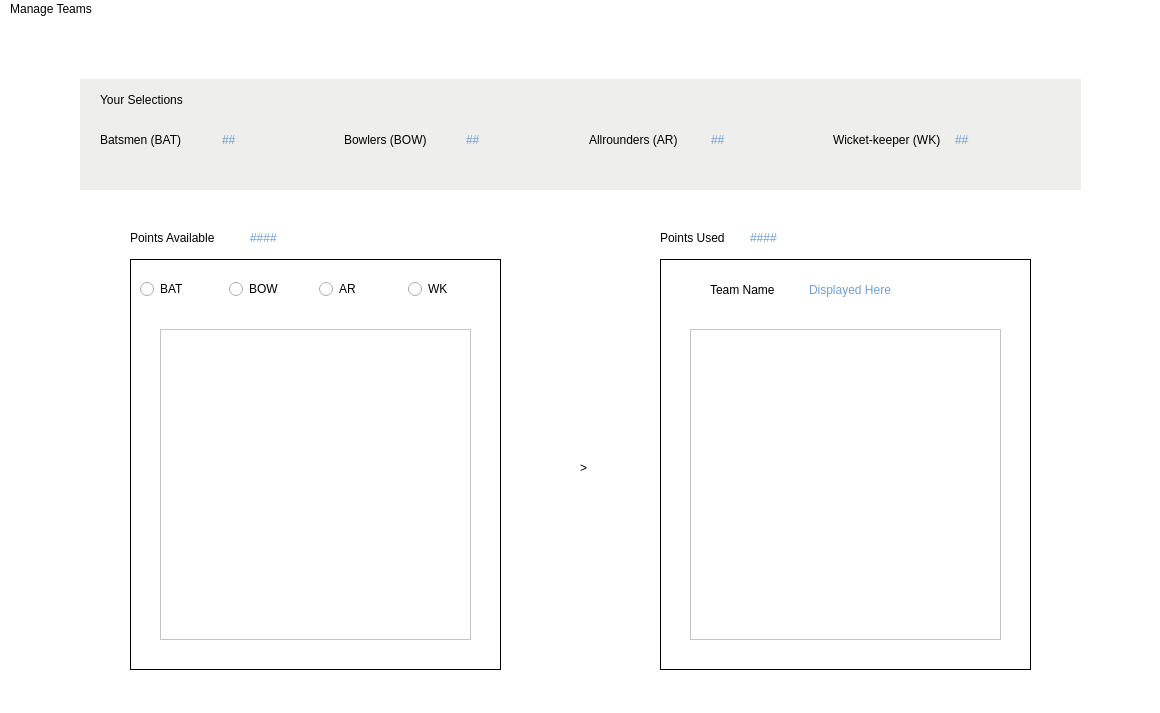
<?xml version="1.0" encoding="UTF-8"?>
<ui version="4.0">
 <class>MainWindow</class>
 <widget class="QMainWindow" name="MainWindow">
  <property name="geometry">
   <rect>
    <x>0</x>
    <y>0</y>
    <width>1160</width>
    <height>713</height>
   </rect>
  </property>
  <property name="windowTitle">
   <string>MainWindow</string>
  </property>
  <property name="styleSheet">
   <string notr="true">background-color: rgb(255, 255, 255);</string>
  </property>
  <widget class="QWidget" name="centralwidget">
   <widget class="QWidget" name="widget" native="true">
    <property name="geometry">
     <rect>
      <x>80</x>
      <y>60</y>
      <width>1001</width>
      <height>111</height>
     </rect>
    </property>
    <property name="styleSheet">
     <string notr="true">
background-color: rgb(238, 238, 236);</string>
    </property>
    <widget class="QLabel" name="label_3">
     <property name="geometry">
      <rect>
       <x>20</x>
       <y>10</y>
       <width>131</width>
       <height>21</height>
      </rect>
     </property>
     <property name="styleSheet">
      <string notr="true">font: 75 12pt &quot;Droid Sans Fallback&quot;;</string>
     </property>
     <property name="text">
      <string>Your Selections</string>
     </property>
    </widget>
    <widget class="QWidget" name="horizontalLayoutWidget_3">
     <property name="geometry">
      <rect>
       <x>20</x>
       <y>30</y>
       <width>971</width>
       <height>61</height>
      </rect>
     </property>
     <layout class="QHBoxLayout" name="horizontalLayout_3">
      <item>
       <widget class="QLabel" name="label_4">
        <property name="styleSheet">
         <string notr="true">font: 57 13pt &quot;Ubuntu&quot;;
color: rgb(0, 0, 0);</string>
        </property>
        <property name="text">
         <string>Batsmen (BAT)</string>
        </property>
        <property name="textFormat">
         <enum>Qt::PlainText</enum>
        </property>
       </widget>
      </item>
      <item>
       <widget class="QLabel" name="labelBat">
        <property name="styleSheet">
         <string notr="true">color: rgb(114, 159, 207);
font: 57 13pt &quot;Ubuntu&quot;;</string>
        </property>
        <property name="text">
         <string>##</string>
        </property>
       </widget>
      </item>
      <item>
       <widget class="QLabel" name="label_6">
        <property name="styleSheet">
         <string notr="true">font: 57 13pt &quot;Ubuntu&quot;;
color: rgb(0, 0, 0);
</string>
        </property>
        <property name="text">
         <string>Bowlers (BOW)</string>
        </property>
       </widget>
      </item>
      <item>
       <widget class="QLabel" name="labelBow">
        <property name="styleSheet">
         <string notr="true">color: rgb(114, 159, 207);
font: 57 13pt &quot;Ubuntu&quot;;</string>
        </property>
        <property name="text">
         <string>##</string>
        </property>
       </widget>
      </item>
      <item>
       <widget class="QLabel" name="label_8">
        <property name="styleSheet">
         <string notr="true">font: 57 13pt &quot;Ubuntu&quot;;
color: rgb(0, 0, 0);</string>
        </property>
        <property name="text">
         <string>Allrounders (AR)</string>
        </property>
       </widget>
      </item>
      <item>
       <widget class="QLabel" name="labelAr">
        <property name="styleSheet">
         <string notr="true">color: rgb(114, 159, 207);
font: 57 13pt &quot;Ubuntu&quot;;</string>
        </property>
        <property name="text">
         <string>##</string>
        </property>
       </widget>
      </item>
      <item>
       <widget class="QLabel" name="label_10">
        <property name="styleSheet">
         <string notr="true">font: 57 13pt &quot;Ubuntu&quot;;
color: rgb(0, 0, 0);</string>
        </property>
        <property name="text">
         <string>Wicket-keeper (WK)</string>
        </property>
       </widget>
      </item>
      <item>
       <widget class="QLabel" name="labelWk">
        <property name="styleSheet">
         <string notr="true">color: rgb(114, 159, 207);
font: 57 13pt &quot;Ubuntu&quot;;</string>
        </property>
        <property name="text">
         <string>##</string>
        </property>
       </widget>
      </item>
     </layout>
    </widget>
   </widget>
   <widget class="QLabel" name="label">
    <property name="geometry">
     <rect>
      <x>130</x>
      <y>210</y>
      <width>111</width>
      <height>17</height>
     </rect>
    </property>
    <property name="text">
     <string>Points Available</string>
    </property>
   </widget>
   <widget class="QLabel" name="label_2">
    <property name="geometry">
     <rect>
      <x>660</x>
      <y>210</y>
      <width>81</width>
      <height>17</height>
     </rect>
    </property>
    <property name="text">
     <string>Points Used</string>
    </property>
   </widget>
   <widget class="QFrame" name="frame">
    <property name="geometry">
     <rect>
      <x>130</x>
      <y>240</y>
      <width>371</width>
      <height>411</height>
     </rect>
    </property>
    <property name="styleSheet">
     <string notr="true">background-color: rgb(255, 255, 255);</string>
    </property>
    <property name="frameShape">
     <enum>QFrame::Box</enum>
    </property>
    <property name="frameShadow">
     <enum>QFrame::Plain</enum>
    </property>
    <widget class="QWidget" name="horizontalLayoutWidget">
     <property name="geometry">
      <rect>
       <x>10</x>
       <y>10</y>
       <width>351</width>
       <height>41</height>
      </rect>
     </property>
     <layout class="QHBoxLayout" name="horizontalLayout">
      <item>
       <widget class="QRadioButton" name="rbBat">
        <property name="text">
         <string>BAT</string>
        </property>
       </widget>
      </item>
      <item>
       <widget class="QRadioButton" name="rbBow">
        <property name="text">
         <string>BOW</string>
        </property>
       </widget>
      </item>
      <item>
       <widget class="QRadioButton" name="rbAr">
        <property name="text">
         <string>AR</string>
        </property>
       </widget>
      </item>
      <item>
       <widget class="QRadioButton" name="rbWk">
        <property name="text">
         <string>WK</string>
        </property>
       </widget>
      </item>
     </layout>
    </widget>
    <widget class="QListWidget" name="list1">
     <property name="geometry">
      <rect>
       <x>30</x>
       <y>70</y>
       <width>311</width>
       <height>311</height>
      </rect>
     </property>
    </widget>
   </widget>
   <widget class="QFrame" name="frame_2">
    <property name="geometry">
     <rect>
      <x>660</x>
      <y>240</y>
      <width>371</width>
      <height>411</height>
     </rect>
    </property>
    <property name="styleSheet">
     <string notr="true">background-color: rgb(255, 255, 255);</string>
    </property>
    <property name="frameShape">
     <enum>QFrame::Box</enum>
    </property>
    <property name="frameShadow">
     <enum>QFrame::Plain</enum>
    </property>
    <widget class="QWidget" name="horizontalLayoutWidget_2">
     <property name="geometry">
      <rect>
       <x>10</x>
       <y>10</y>
       <width>351</width>
       <height>41</height>
      </rect>
     </property>
     <layout class="QHBoxLayout" name="horizontalLayout_2">
      <item>
       <spacer name="horizontalSpacer">
        <property name="orientation">
         <enum>Qt::Horizontal</enum>
        </property>
        <property name="sizeType">
         <enum>QSizePolicy::Fixed</enum>
        </property>
        <property name="sizeHint" stdset="0">
         <size>
          <width>40</width>
          <height>20</height>
         </size>
        </property>
       </spacer>
      </item>
      <item>
       <widget class="QLabel" name="label_16">
        <property name="text">
         <string>Team Name</string>
        </property>
       </widget>
      </item>
      <item>
       <widget class="QLabel" name="labelTeamName">
        <property name="styleSheet">
         <string notr="true">color: rgb(114, 159, 207);</string>
        </property>
        <property name="text">
         <string>Displayed Here</string>
        </property>
       </widget>
      </item>
      <item>
       <spacer name="horizontalSpacer_2">
        <property name="orientation">
         <enum>Qt::Horizontal</enum>
        </property>
        <property name="sizeType">
         <enum>QSizePolicy::Fixed</enum>
        </property>
        <property name="sizeHint" stdset="0">
         <size>
          <width>120</width>
          <height>20</height>
         </size>
        </property>
       </spacer>
      </item>
     </layout>
    </widget>
    <widget class="QListWidget" name="list2">
     <property name="geometry">
      <rect>
       <x>30</x>
       <y>70</y>
       <width>311</width>
       <height>311</height>
      </rect>
     </property>
    </widget>
   </widget>
   <widget class="QLabel" name="label_12">
    <property name="geometry">
     <rect>
      <x>250</x>
      <y>210</y>
      <width>67</width>
      <height>17</height>
     </rect>
    </property>
    <property name="styleSheet">
     <string notr="true">color: rgb(114, 159, 207);</string>
    </property>
    <property name="text">
     <string>####</string>
    </property>
   </widget>
   <widget class="QLabel" name="label_13">
    <property name="geometry">
     <rect>
      <x>750</x>
      <y>210</y>
      <width>67</width>
      <height>17</height>
     </rect>
    </property>
    <property name="styleSheet">
     <string notr="true">color: rgb(114, 159, 207);
</string>
    </property>
    <property name="text">
     <string>####</string>
    </property>
   </widget>
   <widget class="QLabel" name="label_14">
    <property name="geometry">
     <rect>
      <x>580</x>
      <y>440</y>
      <width>16</width>
      <height>17</height>
     </rect>
    </property>
    <property name="text">
     <string>&gt;</string>
    </property>
   </widget>
  </widget>
  <widget class="QMenuBar" name="menubar">
   <property name="geometry">
    <rect>
     <x>0</x>
     <y>0</y>
     <width>1160</width>
     <height>22</height>
    </rect>
   </property>
   <widget class="QMenu" name="menuManage_Teams">
    <property name="title">
     <string>Manage Teams</string>
    </property>
    <addaction name="actionNEW_Team"/>
    <addaction name="actionOPEN_Team"/>
    <addaction name="actionSAVE_Team"/>
    <addaction name="actionEVALUATE_Team"/>
   </widget>
   <addaction name="menuManage_Teams"/>
  </widget>
  <widget class="QStatusBar" name="statusbar"/>
  <action name="actionNEW_Team">
   <property name="text">
    <string>NEW Team</string>
   </property>
  </action>
  <action name="actionOPEN_Team">
   <property name="text">
    <string>OPEN Team</string>
   </property>
  </action>
  <action name="actionSAVE_Team">
   <property name="text">
    <string>SAVE Team</string>
   </property>
  </action>
  <action name="actionEVALUATE_Team">
   <property name="text">
    <string>EVALUATE Team</string>
   </property>
  </action>
 </widget>
 <resources/>
 <connections/>
</ui>
